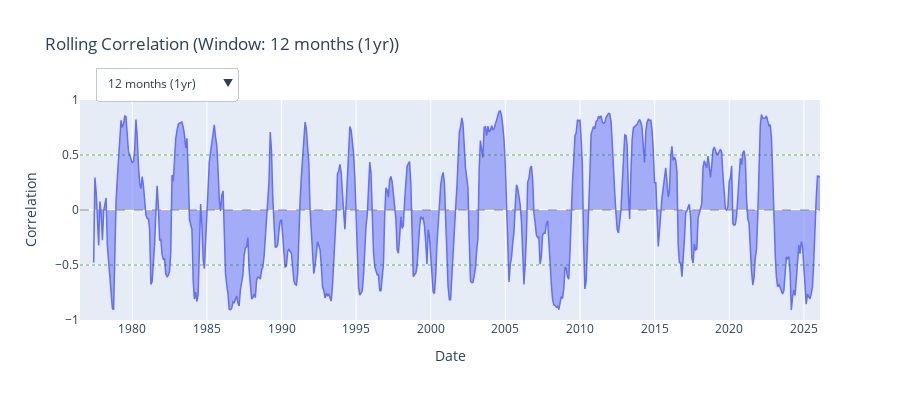

The cell this chart's notebook holds for it:
### Code cell
# Interactive rolling correlation with dropdown for window size (in months)
windows = [6, 12, 24, 36, 60, 120]  # 6mo, 1yr, 2yr, 3yr, 5yr, 10yr

fig_corr = go.Figure()

for i, w in enumerate(windows):
    rc = combined['NASDAQ 6M %'].rolling(w).corr(combined['Yield Spread'])
    fig_corr.add_trace(
        go.Scatter(
            x=rc.index, y=rc.values,
            name=f'{w} months',
            visible=(w == 12),
            line=dict(width=1.5),
            fill='tozeroy',
            hovertemplate='%{x}<br>Correlation: %{y:.3f}<extra></extra>'
        )
    )

# Create dropdown buttons
buttons = []
labels = ['6 months', '12 months (1yr)', '24 months (2yr)', '36 months (3yr)', '60 months (5yr)', '120 months (10yr)']
for i, (w, label) in enumerate(zip(windows, labels)):
    visibility = [j == i for j in range(len(windows))]
    buttons.append(
        dict(label=label,
             method='update',
             args=[{'visible': visibility},
                   {'title': f'Rolling Correlation (Window: {label})'}])
    )

fig_corr.update_layout(
    title='Rolling Correlation (Window: 12 months (1yr))',
    xaxis_title='Date',
    yaxis_title='Correlation',
    yaxis_range=[-1, 1],
    height=400,
    updatemenus=[
        dict(
            active=1,
            buttons=buttons,
            direction='down',
            showactive=True,
            x=0.02,
            xanchor='left',
            y=1.15,
            yanchor='top'
        )
    ]
)

fig_corr.add_hline(y=0, line_dash="dash", line_color="gray", opacity=0.5)
fig_corr.add_hline(y=0.5, line_dash="dot", line_color="green", opacity=0.3)
fig_corr.add_hline(y=-0.5, line_dash="dot", line_color="green", opacity=0.3)

fig_corr.show()

### Figure 1 — Plotly figure (JSON) as saved in the notebook; plotly's stock layout.template omitted (floating-point values rounded to 4 significant figures; data arrays with more than 128 entries replaced by an {"elided": "..."} marker saying what was removed)
{"data": [{"fill": "tozeroy", "hovertemplate": "%{x}<br>Correlation: %{y:.3f}<extra></extra>", "line": {"width": 1.5}, "name": "6 months", "type": "scatter", "visible": false, "x": {"elided": "596 str values"}, "y": {"elided": "596 float values"}}, {"fill": "tozeroy", "hovertemplate": "%{x}<br>Correlation: %{y:.3f}<extra></extra>", "line": {"width": 1.5}, "name": "12 months", "type": "scatter", "visible": true, "x": {"elided": "596 str values"}, "y": {"elided": "596 float values"}}, {"fill": "tozeroy", "hovertemplate": "%{x}<br>Correlation: %{y:.3f}<extra></extra>", "line": {"width": 1.5}, "name": "24 months", "type": "scatter", "visible": false, "x": {"elided": "596 str values"}, "y": {"elided": "596 float values"}}, {"fill": "tozeroy", "hovertemplate": "%{x}<br>Correlation: %{y:.3f}<extra></extra>", "line": {"width": 1.5}, "name": "36 months", "type": "scatter", "visible": false, "x": {"elided": "596 str values"}, "y": {"elided": "596 float values"}}, {"fill": "tozeroy", "hovertemplate": "%{x}<br>Correlation: %{y:.3f}<extra></extra>", "line": {"width": 1.5}, "name": "60 months", "type": "scatter", "visible": false, "x": {"elided": "596 str values"}, "y": {"elided": "596 float values"}}, {"fill": "tozeroy", "hovertemplate": "%{x}<br>Correlation: %{y:.3f}<extra></extra>", "line": {"width": 1.5}, "name": "120 months", "type": "scatter", "visible": false, "x": {"elided": "596 str values"}, "y": {"elided": "596 float values"}}], "layout": {"height": 400, "shapes": [{"line": {"color": "gray", "dash": "dash"}, "opacity": 0.5, "type": "line", "x0": 0, "x1": 1, "xref": "x domain", "y0": 0, "y1": 0, "yref": "y"}, {"line": {"color": "green", "dash": "dot"}, "opacity": 0.3, "type": "line", "x0": 0, "x1": 1, "xref": "x domain", "y0": 0.5, "y1": 0.5, "yref": "y"}, {"line": {"color": "green", "dash": "dot"}, "opacity": 0.3, "type": "line", "x0": 0, "x1": 1, "xref": "x domain", "y0": -0.5, "y1": -0.5, "yref": "y"}], "title": {"text": "Rolling Correlation (Window: 12 months (1yr))"}, "updatemenus": [{"active": 1, "buttons": [{"args": [{"visible": [true, false, false, false, false, false]}, {"title": "Rolling Correlation (Window: 6 months)"}], "label": "6 months", "method": "update"}, {"args": [{"visible": [false, true, false, false, false, false]}, {"title": "Rolling Correlation (Window: 12 months (1yr))"}], "label": "12 months (1yr)", "method": "update"}, {"args": [{"visible": [false, false, true, false, false, false]}, {"title": "Rolling Correlation (Window: 24 months (2yr))"}], "label": "24 months (2yr)", "method": "update"}, {"args": [{"visible": [false, false, false, true, false, false]}, {"title": "Rolling Correlation (Window: 36 months (3yr))"}], "label": "36 months (3yr)", "method": "update"}, {"args": [{"visible": [false, false, false, false, true, false]}, {"title": "Rolling Correlation (Window: 60 months (5yr))"}], "label": "60 months (5yr)", "method": "update"}, {"args": [{"visible": [false, false, false, false, false, true]}, {"title": "Rolling Correlation (Window: 120 months (10yr))"}], "label": "120 months (10yr)", "method": "update"}], "direction": "down", "showactive": true, "x": 0.02, "xanchor": "left", "y": 1.15, "yanchor": "top"}], "xaxis": {"title": {"text": "Date"}}, "yaxis": {"range": [-1, 1], "title": {"text": "Correlation"}}}}
